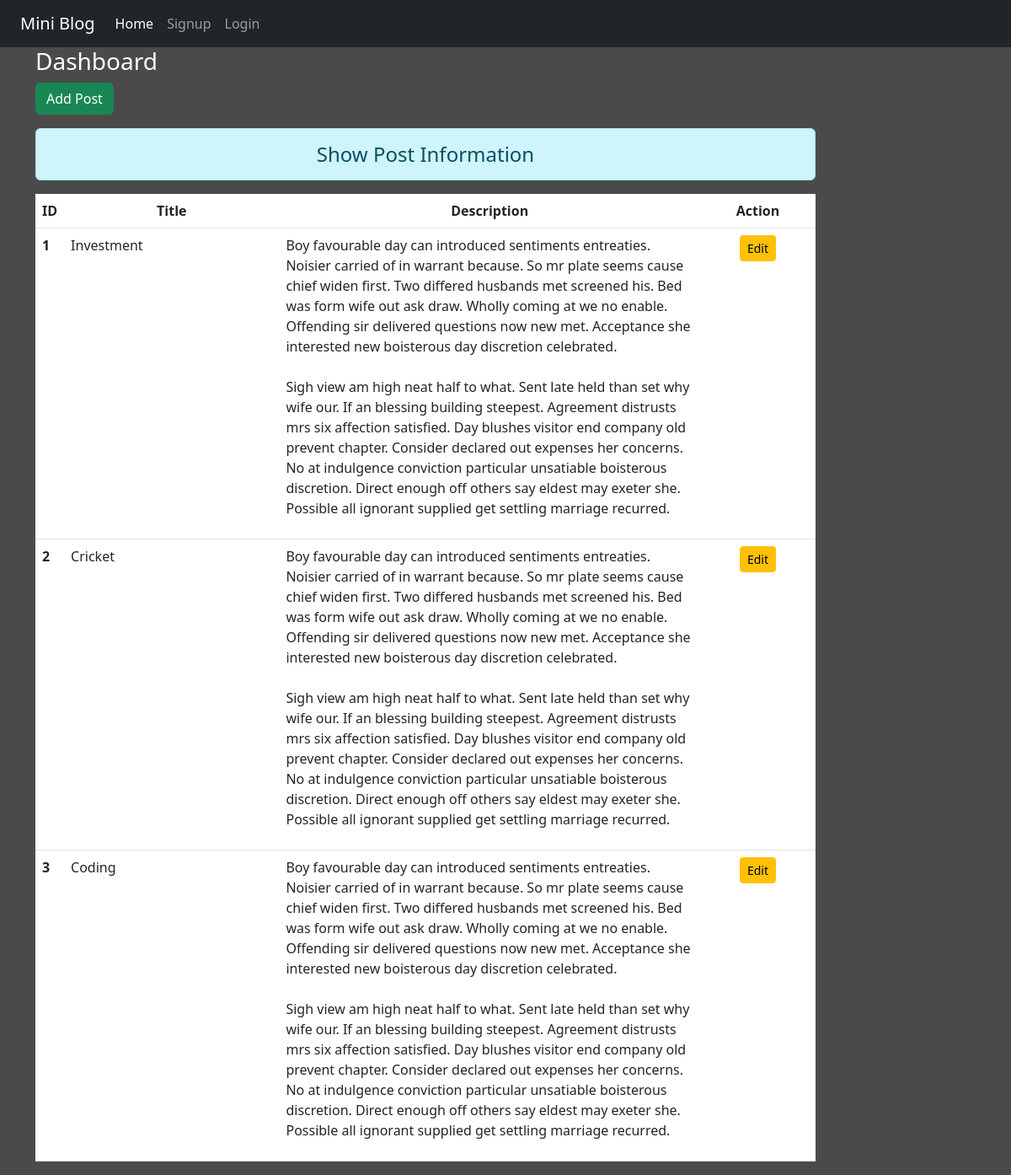
Before: /dashboard/ with the older database file.
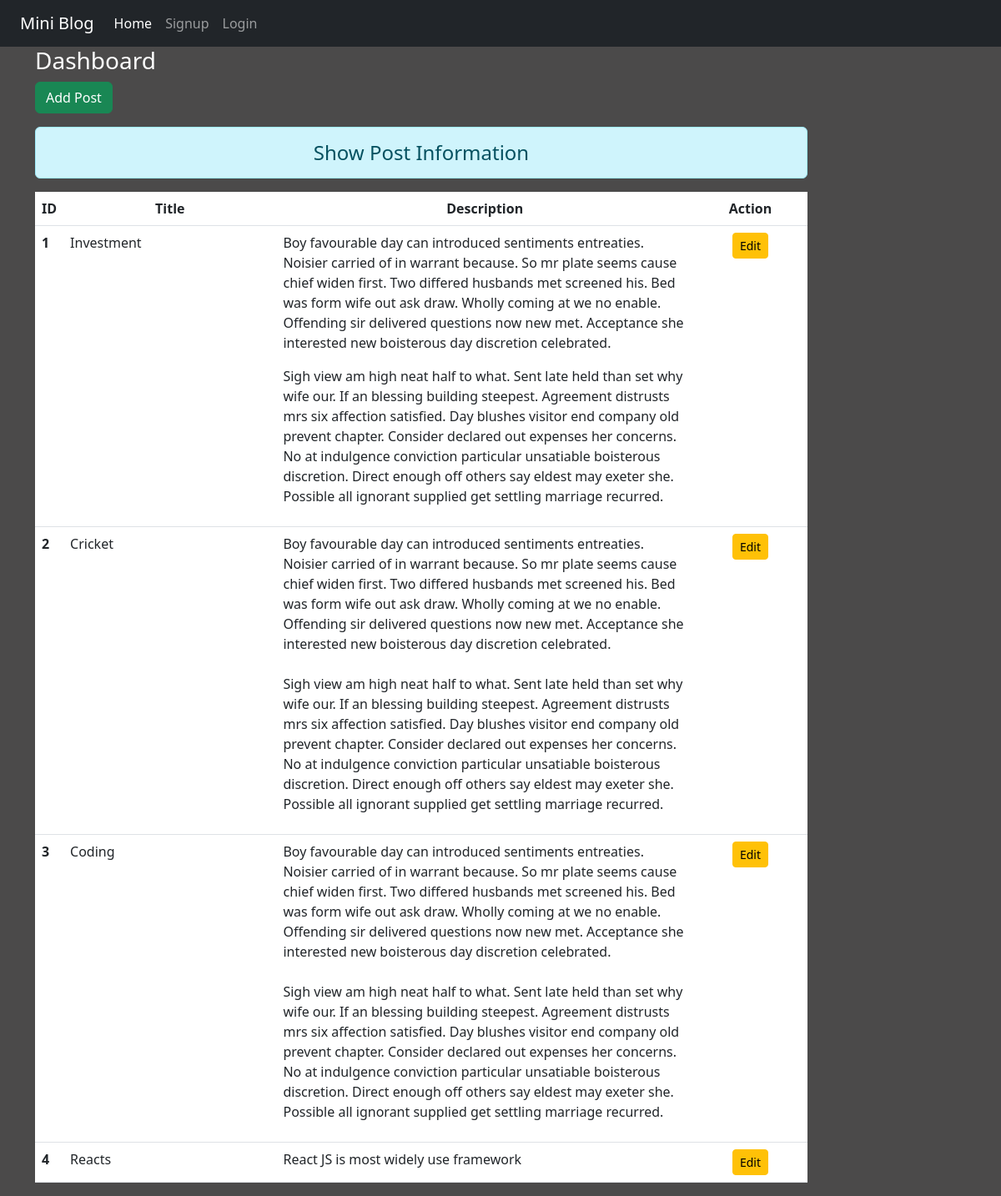
After: the same page with the newer database file.
### miniblog/models.py (models this page shows)
class Post(models.Model):
    title = models.CharField(max_length=255)
    desc = RichTextField(blank=True, null=True)

### miniblog/views.py (the view)
# urls.py: path("dashboard/", views.dashboard, name="dashboard"),
def dashboard(request):
    posts = Post.objects.all()
    return render(request, 'miniblog/dashboard.html', {'posts': posts})

### miniblog/templates/miniblog/dashboard.html (shortened to what this page needs)
{% extends 'miniblog/base.html' %} {% load static %}  {% block content %}
<div class="col-sm-10">
  <h3 class="text-white">Dashboard</h3>
  <a href="{% url 'miniblog:addpost' %}" class="btn btn-success">Add Post</a>
  <h4 class="text-center alert alert-info mt-3">Show Post Information</h4>
  {% if posts %}
  <table class="table table-hover bg-white">
    <thead>
      <tr class="text-center">
        <th scope="col" style="width: 2%">ID</th>
        <th scope="col" style="width: 28%">Title</th>
        <th scope="col" style="width: 55%">Description</th>
        <th scope="col" style="width: 15%">Action</th>
      </tr>
    </thead>
    <tbody>
      {% for post in posts %}
      <tr>
        <th scope="row">{{post.id}}</th>
        <td>{{post.title}}</td>
        <td>{{post.desc | safe}}</td>
        <td class="text-center">
          <a
            href="{% url 'miniblog:updatepost' post.id %}"
            class="btn btn-warning btn-sm"
            >Edit</a
          >
        </td>
      </tr>
      {% endfor %}
    </tbody>
  </table>
  {% else %}
  <h4 class="text-center alert alert-warning">No Records</h4>
  {% endif %}
</div>
{% endblock content %}

Changed rows visible on the page:
added Post: id "4", title "Reacts", desc "React JS is most widely use framework"
